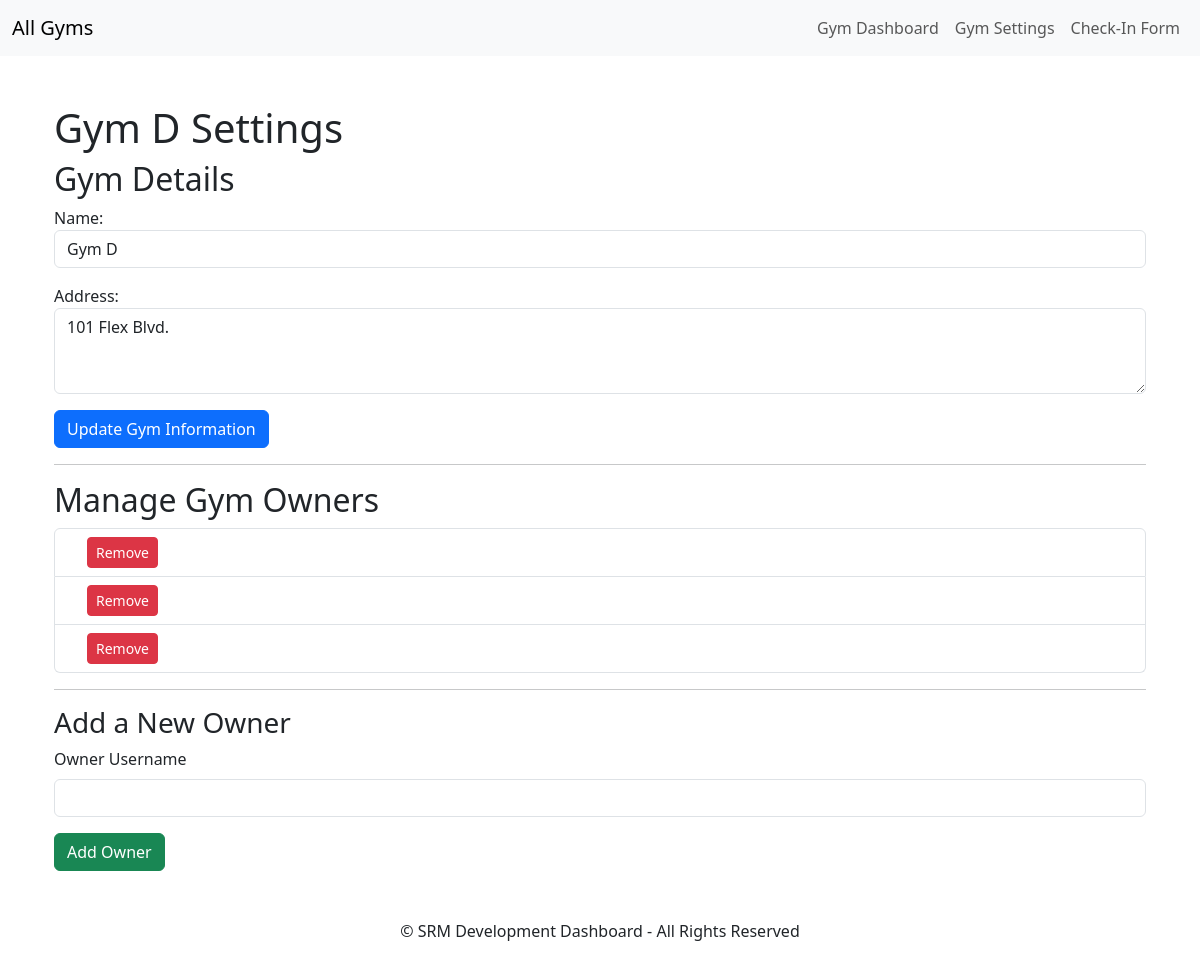
Before: /gym-d/settings/ (signed in) with the older database file.
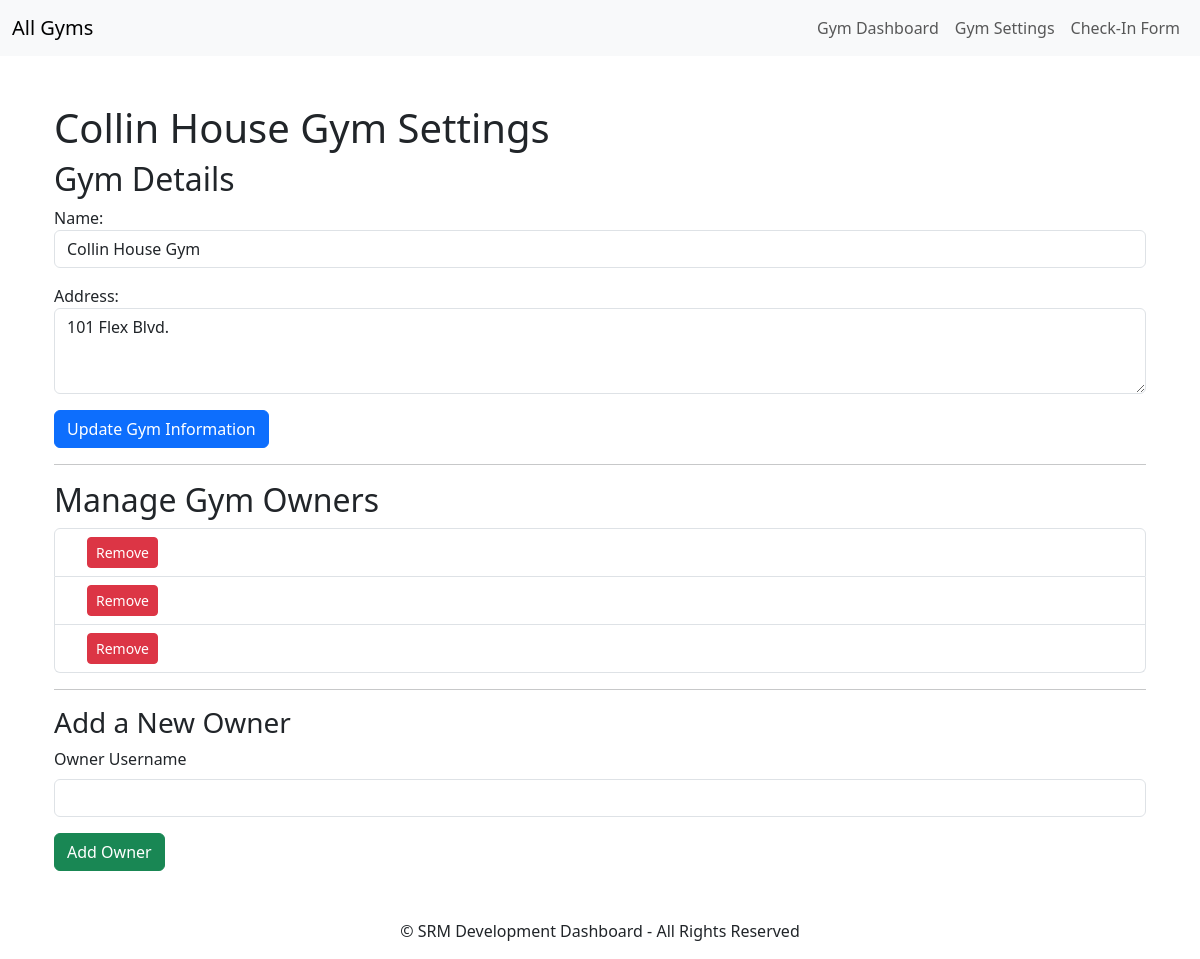
After: the same page with the newer database file.
### core/models.py (models this page shows, shortened)
class Gym(models.Model):
    gym_id = models.AutoField(primary_key=True)
    name = models.CharField(max_length=255)
    slug = models.SlugField(unique=True, blank=True)
    address = models.TextField(blank=True, null=True)
    owners = models.ManyToManyField(GymOwner, related_name='gyms')

### core/views.py (the view)
# urls.py: path('<slug:slug>/settings/', views.gym_settings, name='gym_settings'),
@login_required
def gym_settings(request, slug):
    gym = get_object_or_404(Gym, slug=slug, owners__user=request.user)
    owners = gym.owners.all()  # This fetches all owners related to the gym
    if request.method == 'POST':
        form = GymUpdateForm(request.POST, instance=gym)
        if form.is_valid():
            form.save()
            messages.success(request, 'Gym information updated successfully!')
            return redirect('gym_settings', slug=slug)
        else:
            messages.error(request, 'Please correct the errors below.')
        if 'add_owner' in request.POST:
            owner_username = request.POST.get('owner_username')
            try:
                new_owner = User.objects.get(username=owner_username)
                if new_owner not in gym.owners.all():
                    gym_owner = GymOwner.objects.create(user=new_owner)
                    gym.owners.add(gym_owner)
                    messages.success(request, f'{new_owner.username} added as gym owner!')
                else:
                    messages.warning(request, f'{new_owner.username} is already an owner!')
            except User.DoesNotExist:
                messages.error(request, 'User not found.')
        if 'remove_owner' in request.POST:
            owner_id = request.POST.get('owner_id')
            owner = GymOwner.objects.get(id=owner_id)
            if owner in gym.owners.all():
                gym.owners.remove(owner)
                messages.success(request, f'{owner.user.username} removed from gym owners.')
            else:
                messages.error(request, f'{owner.user.username} is not an owner of this gym.')
        return redirect('gym_settings', slug=slug)
    else:
        form = GymUpdateForm(instance=gym)
    return render(request, 'gym_settings.html', {
        'form': form,
        'gym': gym,
        'gym_slug': slug,
        'owners': owners,
    })

### core/forms.py
class GymUpdateForm(forms.ModelForm):
    class Meta:
        model = Gym
        fields = ['name', 'address']
        widgets = {
            'name': forms.TextInput(attrs={'class': 'form-control'}),
            'address': forms.Textarea(attrs={'class': 'form-control', 'rows': 3}),
        }

### core/templates/gym_settings.html (shortened to what this page needs)
{% extends "base_gym.html" %}
{% block content %}
<div class="container mt-5">
    <h1>{{ gym.name }} Settings</h1>
    <h2>Gym Details</h2>
    <form method="post">
        {{ form.as_p }}
        <button type="submit" class="btn btn-primary">Update Gym Information</button>
    </form>
    <hr>
    <h2>Manage Gym Owners</h2>
    <ul class="list-group">
        {% for owner in owners %}
        <li class="list-group-item d-flex justify-content-between align-items-center">
            <form method="post" class="d-inline-block ms-3">
                <button type="submit" class="btn btn-sm btn-danger" {% if owner.id == user.id %}disabled{% endif %}>Remove</button>
            </form>
        </li>
        {% empty %}
        <li class="list-group-item">No owners found.</li>
        {% endfor %}
    </ul>
    <hr>
    <h3>Add a New Owner</h3>
    <form method="post">
        <div class="mb-3">
            <label for="owner_username" class="form-label">Owner Username</label>
            <input type="text" class="form-control" id="owner_username" name="owner_username" required>
        </div>
        <button type="submit" name="add_owner" class="btn btn-success">Add Owner</button>
    </form>
</div>
{% endblock %}

Changed rows visible on the page:
changed Gym "101 Flex Blvd.": name "Gym D" → "Collin House Gym"
